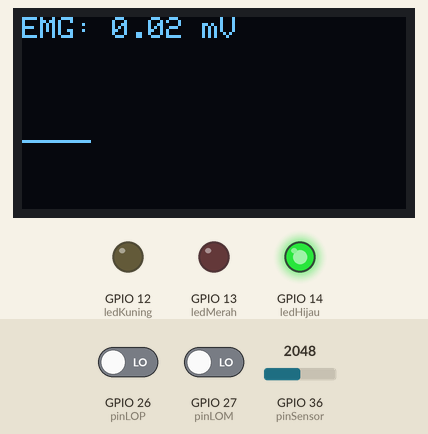
This sketch was run on a simulated ESP32. Shown: 128×64 one-colour display, output pins drawn as LEDs (lit = HIGH). The inputs (shaded band) are chosen by the test bench; at power-on: GPIO 26 (pinLOP) LOW, GPIO 36 (pinSensor) = 2048, GPIO 27 (pinLOM) LOW. What the sketch prints to the serial monitor is not drawn.

Above: at 3.2 s.
3.3 s: GPIO 26 (pinLOP) driven HIGH
At 4.4 s:
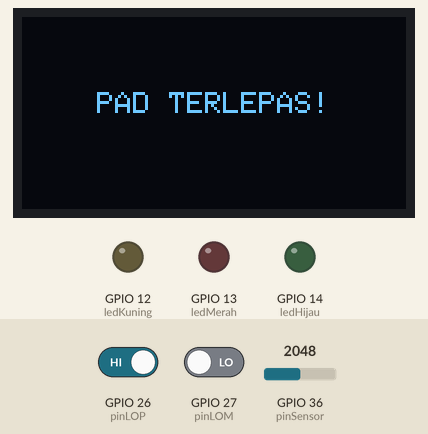
4.8 s: GPIO 26 (pinLOP) driven LOW
At 5.28 s:
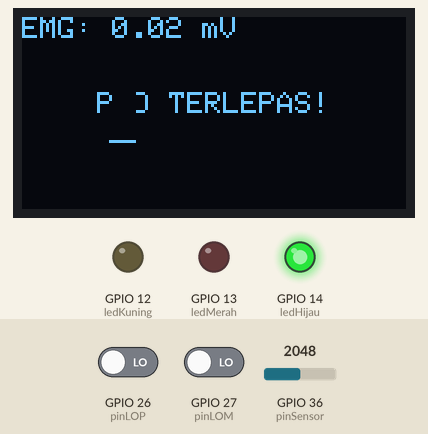
7.2 s: GPIO 36 (pinSensor) set to 2078
At 8.34 s:
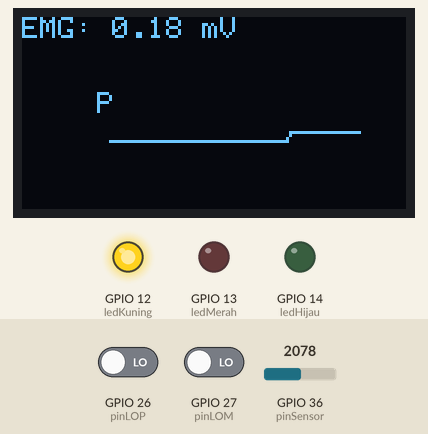
10.2 s: GPIO 36 (pinSensor) set to 2866
At 10.79 s:
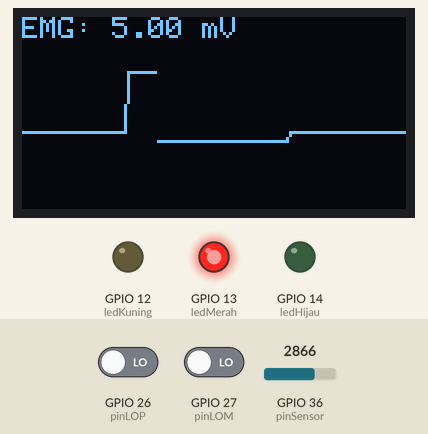
12.7 s: GPIO 36 (pinSensor) set to 3603
At 13.24 s:
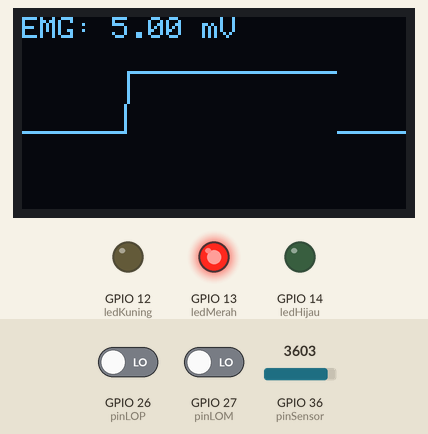
14.2 s: GPIO 27 (pinLOM) driven HIGH
At 15.6 s:
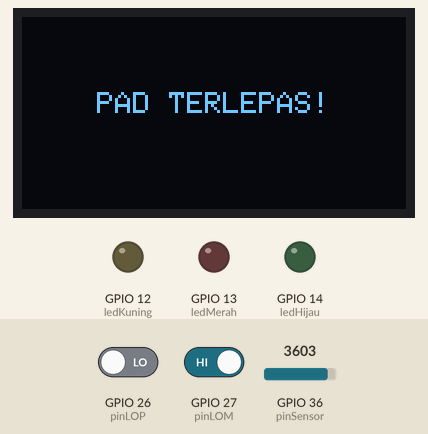
Timing chart, 0 to 16.7 s (numbered marks = the images above; inputs shaded):
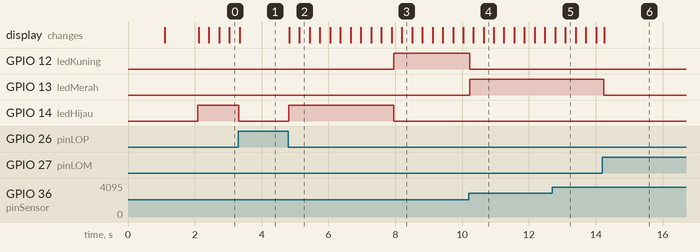

The sketch:

main.ino
```cpp
#include <Wire.h>
#include <Adafruit_GFX.h>
#include <Adafruit_SSD1306.h>

// 1. Konfigurasi OLED Display
#define SCREEN_WIDTH 128
#define SCREEN_HEIGHT 64
#define OLED_RESET    -1
Adafruit_SSD1306 display(SCREEN_WIDTH, SCREEN_HEIGHT, &Wire, OLED_RESET);

// 2. Pin I2C ESP32 & Pin Sensor AD8232
#define SDA_PIN 33
#define SCL_PIN 32

const int pinSensor = 36; // VP (GPIO 36)
const int pinLOM    = 27; // D27 (LO-)
const int pinLOP    = 26; // D26 (LO+)

// 3. Pin LED Indikator
const int ledHijau  = 14;
const int ledKuning = 12;
const int ledMerah  = 13;

// 4. Variabel Global Pemrosesan Sinyal & Grafis
int xPos = 0;
int yPosLama = 40;
float dynamicBaseline = 2048.0;

float emgEnvelope = 0.00;
int currentState = 1; // 1: Hijau (Rileks), 2: Kuning (Tegang), 3: Merah (Mengepal)
unsigned long previousMillis = 0;
const long interval = 300; // Output Serial Monitor setiap 300ms

void setup() {
  Serial.begin(115200);

  Wire.begin(SDA_PIN, SCL_PIN);

  pinMode(pinLOM, INPUT);
  pinMode(pinLOP, INPUT);
  pinMode(ledHijau, OUTPUT);
  pinMode(ledKuning, OUTPUT);
  pinMode(ledMerah, OUTPUT);

  if (!display.begin(SSD1306_SWITCHCAPVCC, 0x3C)) {
    Serial.println(F("OLED Gagal Diinisialisasi!"));
    for (;;);
  }

  // Tampilan Kalibrasi Awal
  display.clearDisplay();
  display.setTextSize(1);
  display.setTextColor(SSD1306_WHITE);
  display.setCursor(10, 20);
  display.println(F("KALIBRASI ECG..."));
  display.setCursor(10, 35);
  display.println(F("RILEKSKAN TANGAN"));
  display.display();

  // Autokalibrasi Baseline Awal (Titik Nol Offset 1.65V)
  long sum = 0;
  for (int i = 0; i < 100; i++) {
    sum += analogRead(pinSensor);
    delay(10);
  }
  dynamicBaseline = sum / 100.0;

  display.clearDisplay();
  display.setCursor(20, 25);
  display.println(F("EMG MODE READY"));
  display.display();
  delay(1000);
  display.clearDisplay();
}

void loop() {
  // A. DETEKSI ELEKTRODA TERLEPAS
  if ((digitalRead(pinLOM) == HIGH) || (digitalRead(pinLOP) == HIGH)) {
    digitalWrite(ledHijau, LOW);
    digitalWrite(ledKuning, LOW);
    digitalWrite(ledMerah, LOW);

    display.clearDisplay();
    display.setTextSize(1);
    display.setTextColor(SSD1306_WHITE);
    display.setCursor(25, 25);
    display.println(F("PAD TERLEPAS!"));
    display.display();
    return;
  }

  // B. SAMPLING SENSOR & DYNAMIC BASELINE ADAPTIF
  int sensorValue = analogRead(pinSensor);

  // Dynamic baseline meluruhkan drift offset dengan sangat halus
  dynamicBaseline = (dynamicBaseline * 0.998) + (sensorValue * 0.002);

  int selisihADC = abs(sensorValue - (int)dynamicBaseline);

  // Deadzone filter noise mikro (< 15 ADC disaring)
  if (selisihADC < 15) selisihADC = 0;

  // Konversi skala ADC ke tegangan mV
  float instantEMG = (map(selisihADC, 0, 800, 0, 500) / 100.0);
  instantEMG = constrain(instantEMG, 0.00, 5.00);

  // C. ALGORITMA ENVELOPE DENGAN PEAK-HOLD DINAMIS
  if (instantEMG > emgEnvelope) {
    emgEnvelope = (emgEnvelope * 0.4) + (instantEMG * 0.6); // Respon cepat saat otot berkontraksi
  } else {
    emgEnvelope = (emgEnvelope * 0.85) + (instantEMG * 0.15); // Peluruhan lembut saat dirilekskan
  }

  if (emgEnvelope < 0.02) emgEnvelope = 0.02;

  // D. OUTPUT SERIAL MONITOR (Setiap 300 ms)
  unsigned long currentMillis = millis();
  if (currentMillis - previousMillis >= interval) {
    previousMillis = currentMillis;

    Serial.print("EMG Otot: ");
    Serial.print(emgEnvelope, 2);
    Serial.println(" mV");
  }

  // E. LOGIKA HISTERESIS LED (BEBAS KEDAP-KEDIP)
  if (currentState == 1) {
    // Naik ke Kuning hanya jika sinyal meyakinkan (>= 0.18 mV)
    if (emgEnvelope >= 0.18) currentState = 2;
  }
  else if (currentState == 2) {
    // Naik ke Merah jika mengepal kuat (>= 0.28 mV)
    if (emgEnvelope >= 0.28) currentState = 3;
    // Hanya kembali ke Hijau jika sinyal benar-benar rileks (< 0.05 mV)
    else if (emgEnvelope < 0.05) currentState = 1;
  }
  else if (currentState == 3) {
    // Turun ke Kuning jika tekanan mengepal mengendur (< 0.20 mV)
    if (emgEnvelope < 0.20) currentState = 2;
  }

  // Eksekusi Lampu LED Berdasarkan State
  digitalWrite(ledHijau,  currentState == 1 ? HIGH : LOW);
  digitalWrite(ledKuning, currentState == 2 ? HIGH : LOW);
  digitalWrite(ledMerah,  currentState == 3 ? HIGH : LOW);

  // F. DISPLAY OLED (Teks Nilai mV + Grafik Zoom Dynamic)
  display.fillRect(0, 0, 128, 16, SSD1306_BLACK);
  display.setTextSize(1);
  display.setTextColor(SSD1306_WHITE);
  display.setCursor(0, 0);
  display.print(F("EMG: "));
  display.print(emgEnvelope, 2);
  display.print(F(" mV"));

  // Scaling Grafik Layar
  int minVal = (int)dynamicBaseline - 200;
  int maxVal = (int)dynamicBaseline + 200;

  int yPos = map(sensorValue, minVal, maxVal, 63, 18);
  yPos = constrain(yPos, 18, 63);

  display.drawFastVLine(xPos, 18, 46, SSD1306_BLACK);

  if (xPos > 0) {
    display.drawLine(xPos - 1, yPosLama, xPos, yPos, SSD1306_WHITE);
  }
  display.display();

  yPosLama = yPos;
  xPos++;

  if (xPos >= SCREEN_WIDTH) {
    xPos = 0;
  }

  delay(15);
}
```

Measured:
- the behaviour switches between 2077 and 2078 on GPIO 36 (pinSensor) (found by bisection; images 2 and 3)
- after the input at 3.3 s, GPIO 14 (ledHijau): HIGH → LOW at once; the display: changes at once (image 1)
- after the input at 4.8 s, GPIO 14 (ledHijau): LOW → HIGH at once; the display: first changes at once (image 2 shows a later state)
- after the input at 7.2 s, GPIO 12 (ledKuning): LOW → HIGH after 0.75 s; GPIO 14 (ledHijau): HIGH → LOW after 0.75 s
- after the input at 10.2 s, GPIO 12 (ledKuning): HIGH → LOW at once; GPIO 13 (ledMerah): LOW → HIGH at once
- after the input at 14.2 s, GPIO 13 (ledMerah): HIGH → LOW at once; the display: changes after 0.06 s (image 6)
